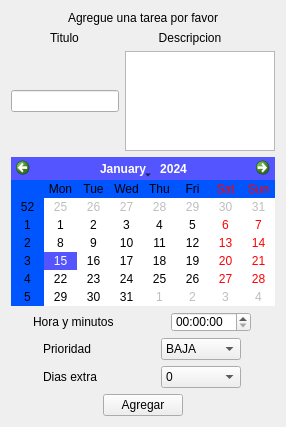
                          <widget class="QWidget" name="page_1">
                           <layout class="QGridLayout" name="gridLayout_3">
                            <item row="1" column="0">
                             <layout class="QHBoxLayout" name="horizontalLayout_9">
                              <item>
                               <widget class="QLabel" name="AgregarTitulolbl">
                                <property name="maximumSize">
                                 <size>
                                  <width>50</width>
                                  <height>70</height>
                                 </size>
                                </property>
                                <property name="text">
                                 <string>Titulo</string>
                                </property>
                               </widget>
                              </item>
                              <item>
                               <widget class="QLabel" name="AgregarDescripcionlbl">
                                <property name="maximumSize">
                                 <size>
                                  <width>90</width>
                                  <height>70</height>
                                 </size>
                                </property>
                                <property name="text">
                                 <string>Descripcion</string>
                                </property>
                                <property name="alignment">
                                 <set>Qt::AlignCenter</set>
                                </property>
                                <property name="wordWrap">
                                 <bool>false</bool>
                                </property>
                               </widget>
                              </item>
                             </layout>
                            </item>
                            <item row="7" column="0">
                             <layout class="QGridLayout" name="gridLayout_12">
                              <item row="0" column="0">
                               <widget class="QPushButton" name="BotonAgregarT">
                                <property name="maximumSize">
                                 <size>
                                  <width>80</width>
                                  <height>40</height>
                                 </size>
                                </property>
                                <property name="text">
                                 <string>Agregar</string>
                                </property>
                               </widget>
                              </item>
                             </layout>
                            </item>
                            <item row="0" column="0">
                             <layout class="QHBoxLayout" name="horizontalLayout_10">
                              <item>
                               <widget class="QLabel" name="TextoLabel">
                                <property name="maximumSize">
                                 <size>
                                  <width>550</width>
                                  <height>30</height>
                                 </size>
                                </property>
                                <property name="styleSheet">
                                 <string notr="true">QLabel
{
	
	font: 75 14pt &quot;Comic Sans MS&quot;;
}</string>
                                </property>
                                <property name="text">
                                 <string>Agregue una tarea por favor</string>
                                </property>
                                <property name="alignment">
                                 <set>Qt::AlignCenter</set>
                                </property>
                               </widget>
                              </item>
                             </layout>
                            </item>
                            <item row="5" column="0">
                             <layout class="QHBoxLayout" name="horizontalLayout_12">
                              <item>
                               <widget class="QLabel" name="Priorilbl">
                                <property name="maximumSize">
                                 <size>
                                  <width>80</width>
                                  <height>16777215</height>
                                 </size>
                                </property>
                                <property name="text">
                                 <string>Prioridad</string>
                                </property>
                               </widget>
                              </item>
                              <item>
                               <widget class="QComboBox" name="PrioridadAgregar">
                                <property name="maximumSize">
                                 <size>
                                  <width>80</width>
                                  <height>16777215</height>
                                 </size>
                                </property>
                                <item>
                                 <property name="text">
                                  <string>BAJA</string>
                                 </property>
                                </item>
                                <item>
                                 <property name="text">
                                  <string>MEDIA</string>
                                 </property>
                                </item>
                                <item>
                                 <property name="text">
                                  <string>ALTA</string>
                                 </property>
                                </item>
                               </widget>
                              </item>
                             </layout>
                            </item>
                            <item row="2" column="0">
                             <layout class="QGridLayout" name="gridLayout_13">
                              <item row="0" column="1">
                               <widget class="QTextEdit" name="DescripcionAgregar">
                                <property name="maximumSize">
                                 <size>
                                  <width>150</width>
                                  <height>100</height>
                                 </size>
                                </property>
                                <property name="lineWrapMode">
                                 <enum>QTextEdit::WidgetWidth</enum>
                                </property>
                                <property name="lineWrapColumnOrWidth">
                                 <number>0</number>
                                </property>
                               </widget>
                              </item>
                              <item row="0" column="0">
                               <widget class="QLineEdit" name="TituloAgregar">
                                <property name="maximumSize">
                                 <size>
                                  <width>130</width>
                                  <height>16777215</height>
                                 </size>
                                </property>
                               </widget>
                              </item>
                             </layout>
                            </item>
                            <item row="3" column="0">
                             <layout class="QHBoxLayout" name="horizontalLayout_6">
                              <item>
                               <widget class="QCalendarWidget" name="calendarWidgetAgregar">
                                <property name="maximumSize">
                                 <size>
                                  <width>400</width>
                                  <height>200</height>
                                 </size>
                                </property>
                                <property name="styleSheet">
                                 <string notr="true">alternate-background-color: rgb(0, 85, 255);
selection-background-color: rgb(85, 85, 255);</string>
                                </property>
                               </widget>
                              </item>
                             </layout>
                            </item>
                            <item row="6" column="0">
                             <layout class="QHBoxLayout" name="horizontalLayout_13">
                              <item>
                               <widget class="QLabel" name="DiasExtralbl">
                                <property name="maximumSize">
                                 <size>
                                  <width>80</width>
                                  <height>16777215</height>
                                 </size>
                                </property>
                                <property name="text">
                                 <string>Dias extra</string>
                                </property>
                               </widget>
                              </item>
                              <item>
                               <widget class="QComboBox" name="DiasExtraAgregar">
                                <property name="maximumSize">
                                 <size>
                                  <width>80</width>
                                  <height>16777215</height>
                                 </size>
                                </property>
                                <item>
                                 <property name="text">
                                  <string>0</string>
                                 </property>
                                </item>
                                <item>
                                 <property name="text">
                                  <string>1</string>
                                 </property>
                                </item>
                                <item>
                                 <property name="text">
                                  <string>2</string>
                                 </property>
                                </item>
                                <item>
                                 <property name="text">
                                  <string>3</string>
                                 </property>
                                </item>
                                <item>
                                 <property name="text">
                                  <string>4</string>
                                 </property>
                                </item>
                                <item>
                                 <property name="text">
                                  <string>5</string>
                                 </property>
                                </item>
                                <item>
                                 <property name="text">
                                  <string>6</string>
                                 </property>
                                </item>
                                <item>
                                 <property name="text">
                                  <string>7</string>
                                 </property>
                                </item>
                               </widget>
                              </item>
                             </layout>
                            </item>
                            <item row="4" column="0">
                             <layout class="QHBoxLayout" name="horizontalLayout_11">
                              <item>
                               <widget class="QLabel" name="HyMlbl">
                                <property name="maximumSize">
                                 <size>
                                  <width>110</width>
                                  <height>16777215</height>
                                 </size>
                                </property>
                                <property name="text">
                                 <string>Hora y minutos</string>
                                </property>
                               </widget>
                              </item>
                              <item>
                               <widget class="QTimeEdit" name="HyMedit">
                                <property name="maximumSize">
                                 <size>
                                  <width>80</width>
                                  <height>20</height>
                                 </size>
                                </property>
                               </widget>
                              </item>
                             </layout>
                            </item>
                           </layout>
                          </widget>
